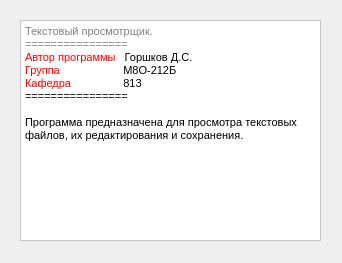
<?xml version="1.0" encoding="UTF-8"?>
<ui version="4.0">
 <class>aboutframe</class>
 <widget class="QDialog" name="aboutframe">
  <property name="geometry">
   <rect>
    <x>0</x>
    <y>0</y>
    <width>342</width>
    <height>263</height>
   </rect>
  </property>
  <property name="windowTitle">
   <string>Dialog</string>
  </property>
  <widget class="QTextEdit" name="textEdit">
   <property name="enabled">
    <bool>false</bool>
   </property>
   <property name="geometry">
    <rect>
     <x>20</x>
     <y>20</y>
     <width>301</width>
     <height>221</height>
    </rect>
   </property>
   <property name="palette">
    <palette>
     <active>
      <colorrole role="WindowText">
       <brush brushstyle="SolidPattern">
        <color alpha="255">
         <red>0</red>
         <green>0</green>
         <blue>0</blue>
        </color>
       </brush>
      </colorrole>
      <colorrole role="Button">
       <brush brushstyle="SolidPattern">
        <color alpha="255">
         <red>255</red>
         <green>255</green>
         <blue>255</blue>
        </color>
       </brush>
      </colorrole>
      <colorrole role="Light">
       <brush brushstyle="SolidPattern">
        <color alpha="255">
         <red>255</red>
         <green>255</green>
         <blue>255</blue>
        </color>
       </brush>
      </colorrole>
      <colorrole role="Midlight">
       <brush brushstyle="SolidPattern">
        <color alpha="255">
         <red>255</red>
         <green>255</green>
         <blue>255</blue>
        </color>
       </brush>
      </colorrole>
      <colorrole role="Dark">
       <brush brushstyle="SolidPattern">
        <color alpha="255">
         <red>127</red>
         <green>127</green>
         <blue>127</blue>
        </color>
       </brush>
      </colorrole>
      <colorrole role="Mid">
       <brush brushstyle="SolidPattern">
        <color alpha="255">
         <red>170</red>
         <green>170</green>
         <blue>170</blue>
        </color>
       </brush>
      </colorrole>
      <colorrole role="Text">
       <brush brushstyle="SolidPattern">
        <color alpha="255">
         <red>0</red>
         <green>0</green>
         <blue>0</blue>
        </color>
       </brush>
      </colorrole>
      <colorrole role="BrightText">
       <brush brushstyle="SolidPattern">
        <color alpha="255">
         <red>255</red>
         <green>255</green>
         <blue>255</blue>
        </color>
       </brush>
      </colorrole>
      <colorrole role="ButtonText">
       <brush brushstyle="SolidPattern">
        <color alpha="255">
         <red>0</red>
         <green>0</green>
         <blue>0</blue>
        </color>
       </brush>
      </colorrole>
      <colorrole role="Base">
       <brush brushstyle="SolidPattern">
        <color alpha="255">
         <red>255</red>
         <green>255</green>
         <blue>255</blue>
        </color>
       </brush>
      </colorrole>
      <colorrole role="Window">
       <brush brushstyle="SolidPattern">
        <color alpha="255">
         <red>255</red>
         <green>255</green>
         <blue>255</blue>
        </color>
       </brush>
      </colorrole>
      <colorrole role="Shadow">
       <brush brushstyle="SolidPattern">
        <color alpha="255">
         <red>0</red>
         <green>0</green>
         <blue>0</blue>
        </color>
       </brush>
      </colorrole>
      <colorrole role="AlternateBase">
       <brush brushstyle="SolidPattern">
        <color alpha="255">
         <red>255</red>
         <green>255</green>
         <blue>255</blue>
        </color>
       </brush>
      </colorrole>
      <colorrole role="ToolTipBase">
       <brush brushstyle="SolidPattern">
        <color alpha="255">
         <red>255</red>
         <green>255</green>
         <blue>220</blue>
        </color>
       </brush>
      </colorrole>
      <colorrole role="ToolTipText">
       <brush brushstyle="SolidPattern">
        <color alpha="255">
         <red>0</red>
         <green>0</green>
         <blue>0</blue>
        </color>
       </brush>
      </colorrole>
     </active>
     <inactive>
      <colorrole role="WindowText">
       <brush brushstyle="SolidPattern">
        <color alpha="255">
         <red>0</red>
         <green>0</green>
         <blue>0</blue>
        </color>
       </brush>
      </colorrole>
      <colorrole role="Button">
       <brush brushstyle="SolidPattern">
        <color alpha="255">
         <red>255</red>
         <green>255</green>
         <blue>255</blue>
        </color>
       </brush>
      </colorrole>
      <colorrole role="Light">
       <brush brushstyle="SolidPattern">
        <color alpha="255">
         <red>255</red>
         <green>255</green>
         <blue>255</blue>
        </color>
       </brush>
      </colorrole>
      <colorrole role="Midlight">
       <brush brushstyle="SolidPattern">
        <color alpha="255">
         <red>255</red>
         <green>255</green>
         <blue>255</blue>
        </color>
       </brush>
      </colorrole>
      <colorrole role="Dark">
       <brush brushstyle="SolidPattern">
        <color alpha="255">
         <red>127</red>
         <green>127</green>
         <blue>127</blue>
        </color>
       </brush>
      </colorrole>
      <colorrole role="Mid">
       <brush brushstyle="SolidPattern">
        <color alpha="255">
         <red>170</red>
         <green>170</green>
         <blue>170</blue>
        </color>
       </brush>
      </colorrole>
      <colorrole role="Text">
       <brush brushstyle="SolidPattern">
        <color alpha="255">
         <red>0</red>
         <green>0</green>
         <blue>0</blue>
        </color>
       </brush>
      </colorrole>
      <colorrole role="BrightText">
       <brush brushstyle="SolidPattern">
        <color alpha="255">
         <red>255</red>
         <green>255</green>
         <blue>255</blue>
        </color>
       </brush>
      </colorrole>
      <colorrole role="ButtonText">
       <brush brushstyle="SolidPattern">
        <color alpha="255">
         <red>0</red>
         <green>0</green>
         <blue>0</blue>
        </color>
       </brush>
      </colorrole>
      <colorrole role="Base">
       <brush brushstyle="SolidPattern">
        <color alpha="255">
         <red>255</red>
         <green>255</green>
         <blue>255</blue>
        </color>
       </brush>
      </colorrole>
      <colorrole role="Window">
       <brush brushstyle="SolidPattern">
        <color alpha="255">
         <red>255</red>
         <green>255</green>
         <blue>255</blue>
        </color>
       </brush>
      </colorrole>
      <colorrole role="Shadow">
       <brush brushstyle="SolidPattern">
        <color alpha="255">
         <red>0</red>
         <green>0</green>
         <blue>0</blue>
        </color>
       </brush>
      </colorrole>
      <colorrole role="AlternateBase">
       <brush brushstyle="SolidPattern">
        <color alpha="255">
         <red>255</red>
         <green>255</green>
         <blue>255</blue>
        </color>
       </brush>
      </colorrole>
      <colorrole role="ToolTipBase">
       <brush brushstyle="SolidPattern">
        <color alpha="255">
         <red>255</red>
         <green>255</green>
         <blue>220</blue>
        </color>
       </brush>
      </colorrole>
      <colorrole role="ToolTipText">
       <brush brushstyle="SolidPattern">
        <color alpha="255">
         <red>0</red>
         <green>0</green>
         <blue>0</blue>
        </color>
       </brush>
      </colorrole>
     </inactive>
     <disabled>
      <colorrole role="WindowText">
       <brush brushstyle="SolidPattern">
        <color alpha="255">
         <red>127</red>
         <green>127</green>
         <blue>127</blue>
        </color>
       </brush>
      </colorrole>
      <colorrole role="Button">
       <brush brushstyle="SolidPattern">
        <color alpha="255">
         <red>255</red>
         <green>255</green>
         <blue>255</blue>
        </color>
       </brush>
      </colorrole>
      <colorrole role="Light">
       <brush brushstyle="SolidPattern">
        <color alpha="255">
         <red>255</red>
         <green>255</green>
         <blue>255</blue>
        </color>
       </brush>
      </colorrole>
      <colorrole role="Midlight">
       <brush brushstyle="SolidPattern">
        <color alpha="255">
         <red>255</red>
         <green>255</green>
         <blue>255</blue>
        </color>
       </brush>
      </colorrole>
      <colorrole role="Dark">
       <brush brushstyle="SolidPattern">
        <color alpha="255">
         <red>127</red>
         <green>127</green>
         <blue>127</blue>
        </color>
       </brush>
      </colorrole>
      <colorrole role="Mid">
       <brush brushstyle="SolidPattern">
        <color alpha="255">
         <red>170</red>
         <green>170</green>
         <blue>170</blue>
        </color>
       </brush>
      </colorrole>
      <colorrole role="Text">
       <brush brushstyle="SolidPattern">
        <color alpha="255">
         <red>127</red>
         <green>127</green>
         <blue>127</blue>
        </color>
       </brush>
      </colorrole>
      <colorrole role="BrightText">
       <brush brushstyle="SolidPattern">
        <color alpha="255">
         <red>255</red>
         <green>255</green>
         <blue>255</blue>
        </color>
       </brush>
      </colorrole>
      <colorrole role="ButtonText">
       <brush brushstyle="SolidPattern">
        <color alpha="255">
         <red>127</red>
         <green>127</green>
         <blue>127</blue>
        </color>
       </brush>
      </colorrole>
      <colorrole role="Base">
       <brush brushstyle="SolidPattern">
        <color alpha="255">
         <red>255</red>
         <green>255</green>
         <blue>255</blue>
        </color>
       </brush>
      </colorrole>
      <colorrole role="Window">
       <brush brushstyle="SolidPattern">
        <color alpha="255">
         <red>255</red>
         <green>255</green>
         <blue>255</blue>
        </color>
       </brush>
      </colorrole>
      <colorrole role="Shadow">
       <brush brushstyle="SolidPattern">
        <color alpha="255">
         <red>0</red>
         <green>0</green>
         <blue>0</blue>
        </color>
       </brush>
      </colorrole>
      <colorrole role="AlternateBase">
       <brush brushstyle="SolidPattern">
        <color alpha="255">
         <red>255</red>
         <green>255</green>
         <blue>255</blue>
        </color>
       </brush>
      </colorrole>
      <colorrole role="ToolTipBase">
       <brush brushstyle="SolidPattern">
        <color alpha="255">
         <red>255</red>
         <green>255</green>
         <blue>220</blue>
        </color>
       </brush>
      </colorrole>
      <colorrole role="ToolTipText">
       <brush brushstyle="SolidPattern">
        <color alpha="255">
         <red>0</red>
         <green>0</green>
         <blue>0</blue>
        </color>
       </brush>
      </colorrole>
     </disabled>
    </palette>
   </property>
   <property name="html">
    <string>&lt;!DOCTYPE HTML PUBLIC &quot;-//W3C//DTD HTML 4.0//EN&quot; &quot;http://www.w3.org/TR/REC-html40/strict.dtd&quot;&gt;
&lt;html&gt;&lt;head&gt;&lt;meta name=&quot;qrichtext&quot; content=&quot;1&quot; /&gt;&lt;style type=&quot;text/css&quot;&gt;
p, li { white-space: pre-wrap; }
&lt;/style&gt;&lt;/head&gt;&lt;body style=&quot; font-family:'MS Shell Dlg 2'; font-size:8.25pt; font-weight:400; font-style:normal;&quot;&gt;
&lt;p style=&quot; margin-top:0px; margin-bottom:0px; margin-left:0px; margin-right:0px; -qt-block-indent:0; text-indent:0px;&quot;&gt;Текстовый просмотрщик.&lt;/p&gt;
&lt;p style=&quot; margin-top:0px; margin-bottom:0px; margin-left:0px; margin-right:0px; -qt-block-indent:0; text-indent:0px;&quot;&gt;================&lt;/p&gt;
&lt;p style=&quot; margin-top:0px; margin-bottom:0px; margin-left:0px; margin-right:0px; -qt-block-indent:0; text-indent:0px;&quot;&gt;&lt;span style=&quot; color:#ff0000;&quot;&gt;Автор программы   &lt;/span&gt;&lt;span style=&quot; color:#000000;&quot;&gt;Горшков Д.С.&lt;/span&gt;&lt;/p&gt;
&lt;p style=&quot; margin-top:0px; margin-bottom:0px; margin-left:0px; margin-right:0px; -qt-block-indent:0; text-indent:0px;&quot;&gt;&lt;span style=&quot; color:#ff0000;&quot;&gt;Группа	      &lt;/span&gt;&lt;span style=&quot; color:#000000;&quot;&gt;М8О-212Б&lt;/span&gt;&lt;/p&gt;
&lt;p style=&quot; margin-top:0px; margin-bottom:0px; margin-left:0px; margin-right:0px; -qt-block-indent:0; text-indent:0px;&quot;&gt;&lt;span style=&quot; color:#ff0000;&quot;&gt;Кафедра	      &lt;/span&gt;&lt;span style=&quot; color:#000000;&quot;&gt;813&lt;/span&gt;&lt;/p&gt;
&lt;p style=&quot; margin-top:0px; margin-bottom:0px; margin-left:0px; margin-right:0px; -qt-block-indent:0; text-indent:0px;&quot;&gt;&lt;span style=&quot; color:#000000;&quot;&gt;================&lt;/span&gt;&lt;/p&gt;
&lt;p style=&quot;-qt-paragraph-type:empty; margin-top:0px; margin-bottom:0px; margin-left:0px; margin-right:0px; -qt-block-indent:0; text-indent:0px; color:#000000;&quot;&gt;&lt;br /&gt;&lt;/p&gt;
&lt;p style=&quot; margin-top:0px; margin-bottom:0px; margin-left:0px; margin-right:0px; -qt-block-indent:0; text-indent:0px;&quot;&gt;&lt;span style=&quot; color:#000000;&quot;&gt;Программа предназначена для просмотра текстовых файлов, их редактирования и сохранения.&lt;/span&gt;&lt;/p&gt;&lt;/body&gt;&lt;/html&gt;</string>
   </property>
  </widget>
 </widget>
 <resources/>
 <connections/>
</ui>
